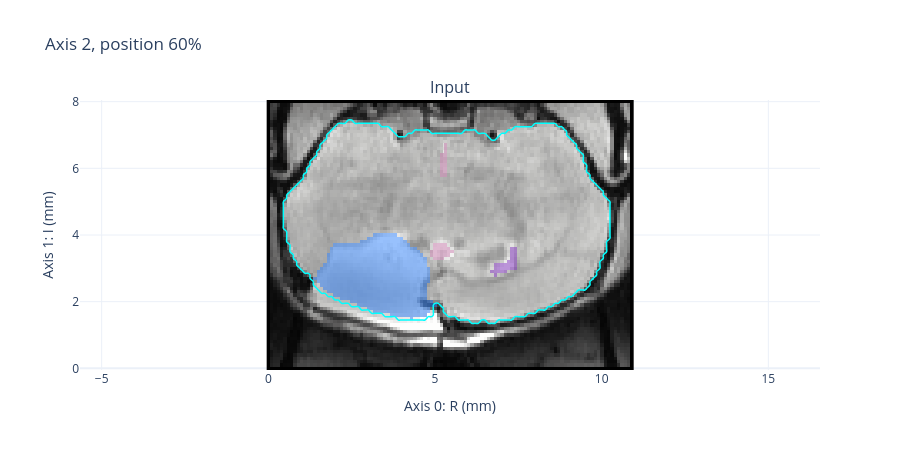

The cell this chart's notebook holds for it:
### Markdown cell above
## Load and reorient the input

### Code cell
if INPUT_MODE == "example":
    raw = postprocessing_example()
elif INPUT_MODE == "normalized":
    scan = sample_normalized_scan(root=DATA_ROOT, dataset=DATASET, seed=SEED)
    raw = InspectionVolume(scan.image, scan.labels, scan.brain_mask)
    print("Scan:", scan.id, "| original ID:", scan.original_id)
elif INPUT_MODE == "files":
    if IMAGE_PATH is None or ROI_PATH is None or BRAIN_MASK_PATH is None:
        raise ValueError("Set IMAGE_PATH, ROI_PATH and BRAIN_MASK_PATH")
    image = nib.load(IMAGE_PATH)
    roi = nib.load(ROI_PATH)
    brain = nib.load(BRAIN_MASK_PATH)
    raw = InspectionVolume(image, roi, brain)
else:
    raise ValueError("INPUT_MODE must be example, normalized or files")

reorientation = Reorient(ref_img=ref_img)
source = raw.preprocess([reorientation], seed=SEED)
if INPUT_MODE != "example":
    unit_correction = CorrectX10(reference_resolution=SPACING_MM)
    resampling = Resample(target_resolution=SPACING_MM, interpolation=1, orthogonal=True)
    source = source.preprocess([unit_correction, resampling], seed=SEED)
if source.brain_mask is None:
    raise ValueError("Choose an input with a brain mask")
show_volumes({"Input": source}, axis=VIEW_AXIS, position=VIEW_POSITION)

### Figure 1 — Plotly figure (JSON) as saved in the notebook; plotly's stock layout.template omitted (floating-point values rounded to 4 significant figures; data arrays with more than 128 entries replaced by an {"elided": "..."} marker saying what was removed)
{"data": [{"colorscale": [[0, "rgb(0, 0, 0)"], [0.09091, "rgb(16, 16, 16)"], [0.1818, "rgb(38, 38, 38)"], [0.2727, "rgb(59, 59, 59)"], [0.3636, "rgb(81, 80, 80)"], [0.4545, "rgb(102, 101, 101)"], [0.5455, "rgb(124, 123, 122)"], [0.6364, "rgb(146, 146, 145)"], [0.7273, "rgb(171, 171, 170)"], [0.8182, "rgb(197, 197, 195)"], [0.9091, "rgb(224, 224, 223)"], [1, "rgb(254, 254, 253)"]], "showscale": false, "type": "heatmap", "x": [0, 0.1, 0.2, 0.3, 0.4, 0.5, 0.6, 0.7, 0.8, 0.9, 1.0, 1.1, 1.2, 1.3, 1.4, 1.5, 1.6, 1.7, 1.8, 1.9, 2.0, 2.1, 2.2, 2.3, 2.4, 2.5, 2.6, 2.7, 2.8, 2.9, 3.0, 3.1, 3.2, 3.3, 3.4, 3.5, 3.6, 3.7, 3.8, 3.9, 4.0, 4.1, 4.2, 4.3, 4.4, 4.5, 4.6, 4.7, 4.8, 4.9, 5.0, 5.1, 5.2, 5.3, 5.4, 5.5, 5.6, 5.7, 5.8, 5.9, 6.0, 6.1, 6.2, 6.3, 6.4, 6.5, 6.6, 6.7, 6.8, 6.9, 7.0, 7.1, 7.2, 7.3, 7.4, 7.5, 7.6, 7.7, 7.8, 7.9, 8.0, 8.1, 8.2, 8.3, 8.4, 8.5, 8.6, 8.7, 8.8, 8.9, 9.0, 9.1, 9.2, 9.3, 9.4, 9.5, 9.6, 9.7, 9.8, 9.9, 10.0, 10.1, 10.2, 10.3, 10.4, 10.5, 10.6, 10.7, 10.8, 10.9], "xaxis": "x", "y": [0, 0.1, 0.2, 0.3, 0.4, 0.5, 0.6, 0.7, 0.8, 0.9, 1.0, 1.1, 1.2, 1.3, 1.4, 1.5, 1.6, 1.7, 1.8, 1.9, 2.0, 2.1, 2.2, 2.3, 2.4, 2.5, 2.6, 2.7, 2.8, 2.9, 3.0, 3.1, 3.2, 3.3, 3.4, 3.5, 3.6, 3.7, 3.8, 3.9, 4.0, 4.1, 4.2, 4.3, 4.4, 4.5, 4.6, 4.7, 4.8, 4.9, 5.0, 5.1, 5.2, 5.3, 5.4, 5.5, 5.6, 5.7, 5.8, 5.9, 6.0, 6.1, 6.2, 6.3, 6.4, 6.5, 6.6, 6.7, 6.8, 6.9, 7.0, 7.1, 7.2, 7.3, 7.4, 7.5, 7.6, 7.7, 7.8, 7.9, 8.0], "yaxis": "y", "z": {"elided": "81x110 float values"}, "zmax": 0.4197, "zmin": 0}, {"colorscale": [[0, "#AA0DFE"], [0.03125, "#AA0DFE"], [0.03125, "#3283FE"], [0.0625, "#3283FE"], [0.0625, "#85660D"], [0.09375, "#85660D"], [0.09375, "#782AB6"], [0.125, "#782AB6"], [0.125, "#565656"], [0.1562, "#565656"], [0.1562, "#1C8356"], [0.1875, "#1C8356"], [0.1875, "#16FF32"], [0.2188, "#16FF32"], [0.2188, "#F7E1A0"], [0.25, "#F7E1A0"], [0.25, "#E2E2E2"], [0.2812, "#E2E2E2"], [0.2812, "#1CBE4F"], [0.3125, "#1CBE4F"], [0.3125, "#C4451C"], [0.3438, "#C4451C"], [0.3438, "#DEA0FD"], [0.375, "#DEA0FD"], [0.375, "#FE00FA"], [0.4062, "#FE00FA"], [0.4062, "#325A9B"], [0.4375, "#325A9B"], [0.4375, "#FEAF16"], [0.4688, "#FEAF16"], [0.4688, "#F8A19F"], [0.5, "#F8A19F"], [0.5, "#90AD1C"], [0.5312, "#90AD1C"], [0.5312, "#F6222E"], [0.5625, "#F6222E"], [0.5625, "#1CFFCE"], [0.5938, "#1CFFCE"], [0.5938, "#2ED9FF"], [0.625, "#2ED9FF"], [0.625, "#B10DA1"], [0.6562, "#B10DA1"], [0.6562, "#C075A6"], [0.6875, "#C075A6"], [0.6875, "#FC1CBF"], [0.7188, "#FC1CBF"], [0.7188, "#B00068"], [0.75, "#B00068"], [0.75, "#FBE426"], [0.7812, "#FBE426"], [0.7812, "#FA0087"], [0.8125, "#FA0087"], [0.8125, "#AA0DFE"], [0.8438, "#AA0DFE"], [0.8438, "#3283FE"], [0.875, "#3283FE"], [0.875, "#85660D"], [0.9062, "#85660D"], [0.9062, "#782AB6"], [0.9375, "#782AB6"], [0.9375, "#565656"], [0.9688, "#565656"], [0.9688, "#1C8356"], [1, "#1C8356"]], "hoverongaps": false, "hovertemplate": "ROI ID=%{z:.0f}<extra></extra>", "opacity": 0.5, "showscale": false, "type": "heatmap", "x": [0, 0.1, 0.2, 0.3, 0.4, 0.5, 0.6, 0.7, 0.8, 0.9, 1.0, 1.1, 1.2, 1.3, 1.4, 1.5, 1.6, 1.7, 1.8, 1.9, 2.0, 2.1, 2.2, 2.3, 2.4, 2.5, 2.6, 2.7, 2.8, 2.9, 3.0, 3.1, 3.2, 3.3, 3.4, 3.5, 3.6, 3.7, 3.8, 3.9, 4.0, 4.1, 4.2, 4.3, 4.4, 4.5, 4.6, 4.7, 4.8, 4.9, 5.0, 5.1, 5.2, 5.3, 5.4, 5.5, 5.6, 5.7, 5.8, 5.9, 6.0, 6.1, 6.2, 6.3, 6.4, 6.5, 6.6, 6.7, 6.8, 6.9, 7.0, 7.1, 7.2, 7.3, 7.4, 7.5, 7.6, 7.7, 7.8, 7.9, 8.0, 8.1, 8.2, 8.3, 8.4, 8.5, 8.6, 8.7, 8.8, 8.9, 9.0, 9.1, 9.2, 9.3, 9.4, 9.5, 9.6, 9.7, 9.8, 9.9, 10.0, 10.1, 10.2, 10.3, 10.4, 10.5, 10.6, 10.7, 10.8, 10.9], "xaxis": "x", "y": [0, 0.1, 0.2, 0.3, 0.4, 0.5, 0.6, 0.7, 0.8, 0.9, 1.0, 1.1, 1.2, 1.3, 1.4, 1.5, 1.6, 1.7, 1.8, 1.9, 2.0, 2.1, 2.2, 2.3, 2.4, 2.5, 2.6, 2.7, 2.8, 2.9, 3.0, 3.1, 3.2, 3.3, 3.4, 3.5, 3.6, 3.7, 3.8, 3.9, 4.0, 4.1, 4.2, 4.3, 4.4, 4.5, 4.6, 4.7, 4.8, 4.9, 5.0, 5.1, 5.2, 5.3, 5.4, 5.5, 5.6, 5.7, 5.8, 5.9, 6.0, 6.1, 6.2, 6.3, 6.4, 6.5, 6.6, 6.7, 6.8, 6.9, 7.0, 7.1, 7.2, 7.3, 7.4, 7.5, 7.6, 7.7, 7.8, 7.9, 8.0], "yaxis": "y", "z": {"elided": "81x110 int values"}, "zmax": 31.5, "zmin": -0.5}, {"contours": {"coloring": "none", "end": 0.5, "size": 1, "start": 0.5}, "hoverinfo": "skip", "line": {"color": "cyan", "width": 1.5}, "showscale": false, "type": "contour", "x": [0, 0.1, 0.2, 0.3, 0.4, 0.5, 0.6, 0.7, 0.8, 0.9, 1.0, 1.1, 1.2, 1.3, 1.4, 1.5, 1.6, 1.7, 1.8, 1.9, 2.0, 2.1, 2.2, 2.3, 2.4, 2.5, 2.6, 2.7, 2.8, 2.9, 3.0, 3.1, 3.2, 3.3, 3.4, 3.5, 3.6, 3.7, 3.8, 3.9, 4.0, 4.1, 4.2, 4.3, 4.4, 4.5, 4.6, 4.7, 4.8, 4.9, 5.0, 5.1, 5.2, 5.3, 5.4, 5.5, 5.6, 5.7, 5.8, 5.9, 6.0, 6.1, 6.2, 6.3, 6.4, 6.5, 6.6, 6.7, 6.8, 6.9, 7.0, 7.1, 7.2, 7.3, 7.4, 7.5, 7.6, 7.7, 7.8, 7.9, 8.0, 8.1, 8.2, 8.3, 8.4, 8.5, 8.6, 8.7, 8.8, 8.9, 9.0, 9.1, 9.2, 9.3, 9.4, 9.5, 9.6, 9.7, 9.8, 9.9, 10.0, 10.1, 10.2, 10.3, 10.4, 10.5, 10.6, 10.7, 10.8, 10.9], "xaxis": "x", "y": [0, 0.1, 0.2, 0.3, 0.4, 0.5, 0.6, 0.7, 0.8, 0.9, 1.0, 1.1, 1.2, 1.3, 1.4, 1.5, 1.6, 1.7, 1.8, 1.9, 2.0, 2.1, 2.2, 2.3, 2.4, 2.5, 2.6, 2.7, 2.8, 2.9, 3.0, 3.1, 3.2, 3.3, 3.4, 3.5, 3.6, 3.7, 3.8, 3.9, 4.0, 4.1, 4.2, 4.3, 4.4, 4.5, 4.6, 4.7, 4.8, 4.9, 5.0, 5.1, 5.2, 5.3, 5.4, 5.5, 5.6, 5.7, 5.8, 5.9, 6.0, 6.1, 6.2, 6.3, 6.4, 6.5, 6.6, 6.7, 6.8, 6.9, 7.0, 7.1, 7.2, 7.3, 7.4, 7.5, 7.6, 7.7, 7.8, 7.9, 8.0], "yaxis": "y", "z": {"elided": "81x110 int values"}}], "layout": {"annotations": [{"font": {"size": 16}, "showarrow": false, "text": "Input", "x": 0.5, "xanchor": "center", "xref": "paper", "y": 1, "yanchor": "bottom", "yref": "paper"}], "height": 450, "title": {"text": "Axis 2, position 60%"}, "xaxis": {"anchor": "y", "domain": [0, 1], "title": {"text": "Axis 0: R (mm)"}}, "yaxis": {"anchor": "x", "domain": [0, 1], "scaleanchor": "x", "title": {"text": "Axis 1: I (mm)"}}}}
